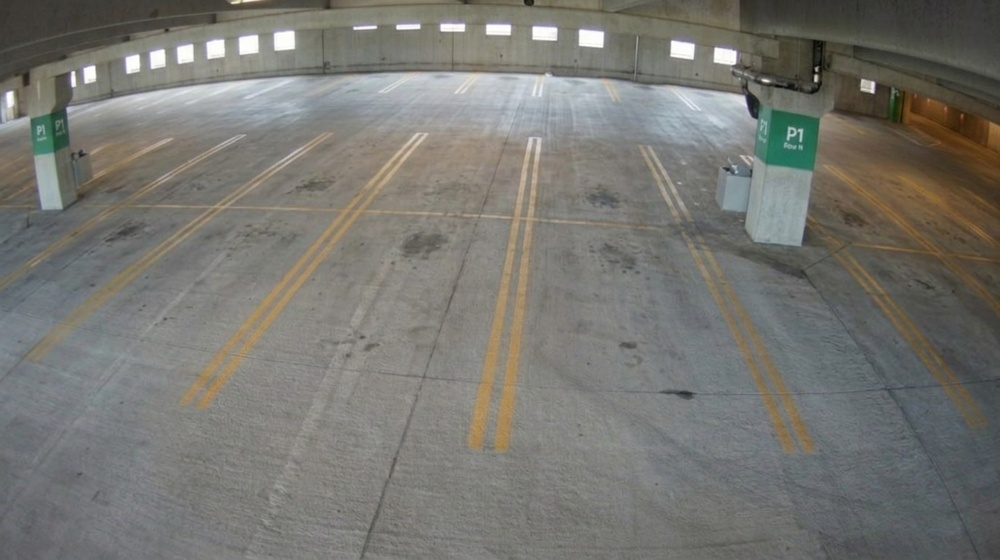
#> input picture car_dataset/empty lot.jpg, 1000 x 560 px, shrunk from 1372 x 768 before the run
$ python calibrate_roi.py --image 'empty lot.jpg'
#> lines starting #> are read from the running program, lines starting #| are printed output that depends on the picture; after the words box and inside, x2 and y2 are one past the last pixel; in counts of white or black regions, pixels touching at a corner belong together
"""
scripts/calibrate_roi.py — Smart Parking POC
---------------------------------------------
Interactive GUI Calibration Tool to click and define parking slot polygon coordinates.

Controls:
  - Left Click: Add polygon vertex (x, y)
  - 'c': Close current polygon (connects back to first vertex) and save slot
  - 'u': Undo last clicked vertex
  - 'r': Reset / clear current in-progress polygon
  - 's': Save all slots to slots_config.json
  - 'q' or ESC: Quit

Usage:
  python scripts/calibrate_roi.py --image "empty lot.jpg"
  python scripts/calibrate_roi.py --image "image_1.png"
"""

import argparse
import json
import os

import cv2
import numpy as np

PROJECT_ROOT = os.path.dirname(os.path.dirname(os.path.abspath(__file__)))
CONFIG_PATH = os.path.join(PROJECT_ROOT, "slots_config.json")
DATASET_DIR = os.path.join(PROJECT_ROOT, "car_dataset")

current_poly = []
all_slots = []
slot_counter = 1
img_display = None
img_base = None


def mouse_callback(event, x, y, flags, param):
    global current_poly, img_display, img_base

    if event == cv2.EVENT_LBUTTONDOWN:
        current_poly.append([int(x), int(y)])
        redraw()


def redraw():
    global img_display, img_base, all_slots, current_poly
    img_display = img_base.copy()

    # Draw saved slots in green
    for s in all_slots:
        pts = np.array(s["polygon"], dtype=np.int32)
        cv2.polylines(img_display, [pts], isClosed=True, color=(0, 255, 0), thickness=2)
        bx, by, bw, bh = cv2.boundingRect(pts)
        cv2.putText(
            img_display,
            s["id"],
            (bx + 5, by + 18),
            cv2.FONT_HERSHEY_SIMPLEX,
            0.5,
            (0, 255, 255),
            1,
            cv2.LINE_AA,
        )

    # Draw in-progress polygon in yellow / cyan
    if len(current_poly) > 0:
        for idx, pt in enumerate(current_poly):
            cv2.circle(img_display, tuple(pt), 4, (0, 255, 255), -1)
            cv2.putText(
                img_display,
                str(idx + 1),
                (pt[0] + 6, pt[1] - 4),
                cv2.FONT_HERSHEY_SIMPLEX,
                0.4,
                (0, 255, 255),
                1,
            )

        if len(current_poly) > 1:
            pts = np.array(current_poly, dtype=np.int32)
            cv2.polylines(img_display, [pts], isClosed=False, color=(255, 255, 0), thickness=1)

    cv2.imshow("Parking Slot ROI Calibrator", img_display)


def main():
    global img_base, img_display, all_slots, current_poly, slot_counter

    parser = argparse.ArgumentParser(description="Interactive Parking Slot Polygon Calibrator")
    parser.add_argument("--image", type=str, default="empty lot.jpg", help="Image filename in car_dataset/")
    args = parser.parse_args()

    img_path = os.path.join(DATASET_DIR, args.image)
    if not os.path.exists(img_path):
        print(f"Error: Image not found at {img_path}")
        return

    img_base = cv2.imread(img_path)
#> img_base is the input picture: shape (560, 1000, 3); mean B, G, R 113.2, 118.5, 119.1
    h, w = img_base.shape[:2]
#> h = 560; w = 1000

    # Load existing slots if available
    config = {}
    if os.path.exists(CONFIG_PATH):
        with open(CONFIG_PATH, "r", encoding="utf-8-sig") as f:
#> (reads slots_config.json from the repository)
            config = json.load(f)

    target_key = args.image
    if target_key not in config.get("camera_angles", {}):
        if "empty" in target_key.lower():
            target_key = "empty lot.jpg"
        elif "image_" in target_key.lower():
            target_key = "row_sequence"

    existing_slots = config.get("camera_angles", {}).get(target_key, {}).get("slots", [])
    all_slots = [dict(s) for s in existing_slots]
    slot_counter = len(all_slots) + 1

    print("\n" + "=" * 60)
    print(f"  PARKING SLOT ROI CALIBRATOR: {args.image} ({w}x{h})")
#|   PARKING SLOT ROI CALIBRATOR: empty lot.jpg (1000x560)
    print("=" * 60)
    print("  • Left Click : Add polygon vertex (x, y)")
    print("  • 'c'        : Close polygon & save slot")
    print("  • 'u'        : Undo last point")
    print("  • 'r'        : Reset in-progress polygon")
    print("  • 'd'        : Delete last saved slot")
    print("  • 's'        : Save all slots to slots_config.json")
    print("  • 'q' / ESC  : Quit")
    print("=" * 60 + "\n")

    cv2.namedWindow("Parking Slot ROI Calibrator", cv2.WINDOW_AUTOSIZE)
    cv2.setMouseCallback("Parking Slot ROI Calibrator", mouse_callback)

    redraw()
#> after the loop in redraw, `for s in all_slots:`:
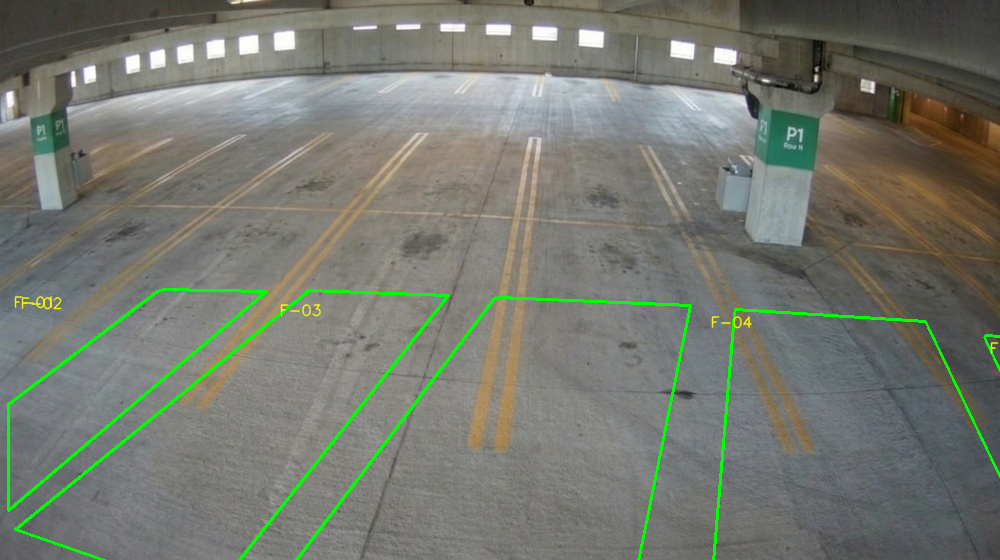
#> img_display: shape (560, 1000, 3); 1.88% of pixels changed, all inside (x1, y1, x2, y2) = (7, 288, 1000, 560)

    while True:
        key = cv2.waitKey(20) & 0xFF
#> (key q is pressed here)
        if key in (27, ord("q")):  # ESC or q
            break

        elif key == ord("c"):  # Close & add slot
            if len(current_poly) >= 3:
                slot_id = f"F-{slot_counter:02d}"
                all_slots.append({
                    "id": slot_id,
                    "name": f"Bay {slot_id}",
                    "zone": "Front Row",
                    "polygon": [list(pt) for pt in current_poly],
                })
                print(f"Added Slot [{slot_id}] with {len(current_poly)} vertices: {current_poly}")
                slot_counter += 1
                current_poly = []
                redraw()
            else:
                print("A polygon requires at least 3 points before closing.")

        elif key == ord("u"):  # Undo point
            if current_poly:
                removed = current_poly.pop()
                print(f"Undid point: {removed}")
                redraw()

        elif key == ord("r"):  # Reset in-progress
            current_poly = []
            print("Cleared in-progress polygon.")
            redraw()

        elif key == ord("d"):  # Delete last saved slot
            if all_slots:
                removed_slot = all_slots.pop()
                slot_counter = max(1, slot_counter - 1)
                print(f"Removed Slot: {removed_slot['id']}")
                redraw()

        elif key == ord("s"):  # Save to slots_config.json
            if "camera_angles" not in config:
                config["camera_angles"] = {}

            if target_key not in config["camera_angles"]:
                config["camera_angles"][target_key] = {
                    "name": f"📷 Calibrated Feed — {args.image}",
                    "resolution": [w, h],
                    "description": f"Calibrated slot definitions ({len(all_slots)} bays)",
                    "slots": [],
                }

            config["camera_angles"][target_key]["resolution"] = [w, h]
            config["camera_angles"][target_key]["slots"] = all_slots

            with open(CONFIG_PATH, "w", encoding="utf-8") as f:
                json.dump(config, f, indent=2)

            print(f"\n Successfully saved {len(all_slots)} slots to {CONFIG_PATH} under '{target_key}'!\n")

    cv2.destroyAllWindows()


if __name__ == "__main__":
    main()
